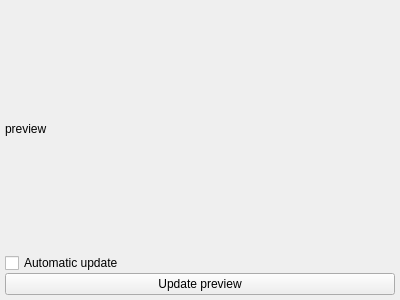
<?xml version="1.0" encoding="UTF-8"?>
<ui version="4.0">
 <class>tkPrinterPreviewerPrivate</class>
 <widget class="QWidget" name="tkPrinterPreviewerPrivate">
  <property name="geometry">
   <rect>
    <x>0</x>
    <y>0</y>
    <width>400</width>
    <height>300</height>
   </rect>
  </property>
  <property name="windowTitle">
   <string>Form</string>
  </property>
  <layout class="QGridLayout" name="gridLayout">
   <property name="margin">
    <number>5</number>
   </property>
   <property name="spacing">
    <number>0</number>
   </property>
   <item row="0" column="0">
    <layout class="QVBoxLayout" name="editorLayout"/>
   </item>
   <item row="0" column="1">
    <layout class="QVBoxLayout" name="previewLayout">
     <item>
      <widget class="QLabel" name="previewLabel">
       <property name="text">
        <string>preview</string>
       </property>
      </widget>
     </item>
     <item>
      <widget class="QCheckBox" name="automaticUpdateCheck">
       <property name="toolTip">
        <string>If it's checked the preview will update at each changes of text.
 This can be heavy CPU consuming.</string>
       </property>
       <property name="text">
        <string>Automatic update</string>
       </property>
      </widget>
     </item>
     <item>
      <widget class="QPushButton" name="updatePreviewButton">
       <property name="text">
        <string>Update preview</string>
       </property>
      </widget>
     </item>
    </layout>
   </item>
  </layout>
 </widget>
 <resources/>
 <connections/>
</ui>
